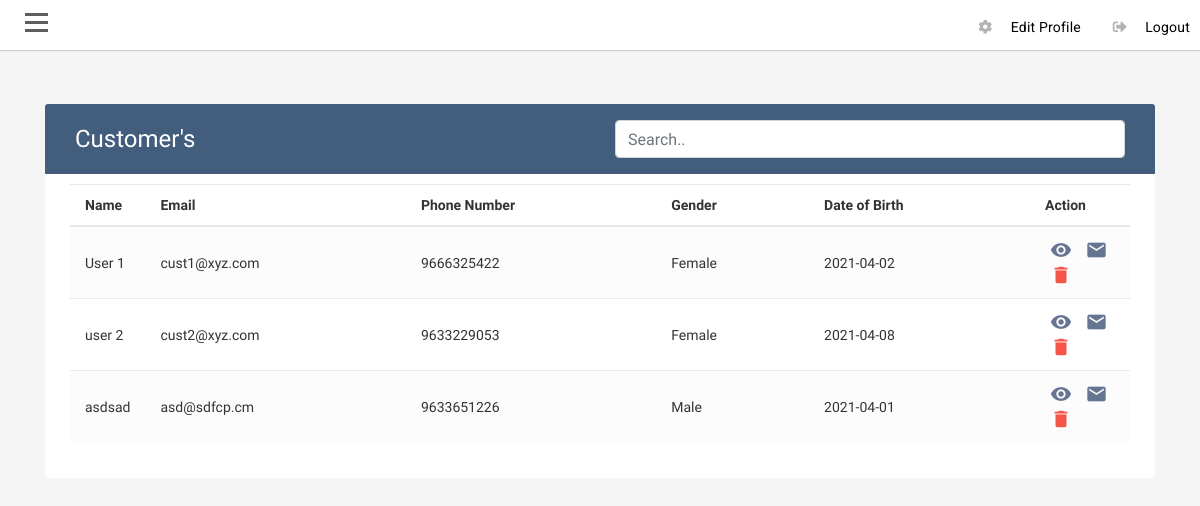
/admin/Customerview.php (signed in), run on the app's committed database.
### tables this page shows
CREATE TABLE `tbl_user` (
  `user_id` int(50) NOT NULL,
  `login_id` int(50) NOT NULL,
  `name` varchar(100) NOT NULL,
  `email` varchar(100) NOT NULL,
  `phone` varchar(50) NOT NULL,
  `gender` varchar(20) NOT NULL,
  `dob` varchar(20) NOT NULL,
  `address` varchar(250) NOT NULL,
  `pincode` int(50) NOT NULL,
  `state_id` int(11) NOT NULL,
  `city_id` int(11) NOT NULL,
  `user_latitude` int(50) DEFAULT NULL,
  `user_longitude` int(50) DEFAULT NULL,
  `status` int(10) NOT NULL
);

### fun.php (called while the page is built, shortened)
<?php
function sessioncheck(){
    if (!isset($_SESSION['loginid'])){
        return false;
    } else {
        return true;
    }
}
?>

### admin/Customerview.php (the view, shortened to what this page needs)
<?php
require('../fun.php');
$con = connect();
if(sessioncheck() == false)
{
header('Location: ../login.php');
}
else
{
   ?>
<html lang="en">
  <head>
    <link rel="stylesheet" href="https://stackpath.bootstrapcdn.com/bootstrap/4.1.3/css/bootstrap.min.css">
    <link rel="stylesheet" href="https://stackpath.bootstrapcdn.com/bootstrap/4.5.2/css/bootstrap.min.css">
    <link rel="stylesheet" href="https://stackpath.bootstrapcdn.com/bootstrap/4.5.0/css/bootstrap.min.css">
    <link rel="stylesheet" href="https://maxcdn.bootstrapcdn.com/font-awesome/4.7.0/css/font-awesome.min.css">
    <link rel="stylesheet" type="text/css" href="../css/dash_style.css">
    <link rel="stylesheet" type="text/css" href="../css/viewTbl.css">
    <link rel="stylesheet" type="text/css" href="../css/registraion_form.css">
    <link rel="stylesheet" type="text/css" href="../css/registration_form1.css">
       <link rel="stylesheet" href="https://use.fontawesome.com/releases/v5.7.2/css/all.css"
>
		 <link rel="stylesheet" href="font/font/flaticon.css">
  </head>
  <body>
  <div id="wrapper">
        <div id="page-content-wrapper">
        <div id="content">
       <div class="container-fluid p-0 px-lg-0 px-md-0">
        <nav class="navbar navbar-expand navbar-light my-navbar">
            <div type="button"  id="bar" class="nav-icon1 hamburger animated fadeInLeft is-closed" data-toggle="offcanvas">
               <span></span>
			    <span></span>
				 <span></span>
            </div>
          <ul class="navbar-nav ml-auto">
              <li class="nav-item dropdown no-arrow">
                              <a class="dropdown-item" href="#" data-toggle="modal" data-target="#EdiPassModal">
                  <i class="fas fa fa-cog fa-sm fa-fw mr-2 text-gray-400"></i>
                  Edit Profile
                </a>
            </li>
             <li class="nav-item dropdown no-arrow">
                  <a class="dropdown-item" href="#"  id="logout" data-toggle="modal" data-target="#logoutModal">
                  <i class="fas fa-sign-out-alt fa-sm fa-fw mr-2 text-gray-400"></i>
                  Logout
                </a>
            </li>
          </ul>
        </nav>
        <div class="row">
                <div class="col-md-12 mt-4">
                <div class="container-xl">
        	    <div class="table-responsive">
        		<div class="table-wrapper">
        			<div class="table-title">
        				<div class="row">
        					<div class="col-sm-6">
        						<h2>Customer's</h2>
        					</div>
        					<div class="col-sm-6">
        						<input class="form-control" id="myInput" type="text" placeholder="Search..">
        					</div>
        				</div>
        			</div>
              <table class="table table-striped table-hover">
        				<thead>
        					<tr>
        						<th>Name</th>
        						<th>Email</th>
        						<th>Phone Number</th>
        						<th>Gender</th>
        						<th>Date of Birth</th>
                    <th>Action</th>
        					</tr>
        				</thead>
        				<tbody id="myTable">
              <?php
                    $qs2=mysqli_query($con,"SELECT * FROM `tbl_user`")or die("Sign in Error");
                    if(mysqli_num_rows($qs2)>0)
                    {
                    while($sv2 = mysqli_fetch_array($qs2))
                    {
                    ?>
        					  <tr>
        						<td><?php echo $sv2['name']; ?></td>
        						<td><?php echo $sv2['email']; ?></td>
        						<td><?php echo $sv2['phone']; ?></td>
        						<td><?php echo $sv2['gender']; ?></td>
                    <td><?php echo $sv2['dob']; ?></td>
        						<td>
                      <a href="#" id="<?php echo $sv2['login_id']; ?>" class="CustViewMore" data-toggle="modal"><i class="material-icons" data-toggle="tooltip" title="View More">remove_red_eye</i></a>
                      <a href="#" id="<?php echo $sv2['login_id']; ?>" class="CustSendMail" data-toggle="modal"><i class="material-icons" data-toggle="tooltip" title="Send a Mail">mail</i></a>
                      <?php
                      if($sv2['status'])
                      {
                      ?>
                      <a href="#" id="<?php echo $sv2['login_id']; ?>" class="delete deleteCust" data-toggle="modal"><i class="material-icons" data-toggle="tooltip" title="Delete">&#xE872;</i></a>
                      <?php
                      }
                      else {
                        ?>
                        <a href="#reModel" id="<?php echo $sv2['login_id']; ?>" class="reassig reassignCust" data-toggle="modal"><i class="material-icons" data-toggle="tooltip" title="Make as Active">autorenew</i></a>
                        <?php
                      }
                      ?>
                    </td>
        					</tr>
                <?php
              }
              }
                  else
                  {
                  ?>
                  <tr>
                  <td colspan="6"><center>Not Yet Regiestered  !!!!</center></td>
                  </tr>
                  <?php
                  }
                  ?>
        				</tbody>
        			</table>
        		</div>
        	</div>
        </div>
                </div>
                </div>
      </div>
    </div>
  </div>
  </div>
  </body>
</html>
<?php } ?>

### css/dash_style.css (style rules this page uses)
body { position: relative; overflow-x:hidden; background: #f7f7fc; font-family: 'Roboto', sans-serif; }
body, html { height: 100%; }
.navbar-nav > li > a ,.submenu-box ul li a { color:black; text-transform: capitalize; font-size: 14px; padding:10px 10px 10px 20px!important; display: block; font-weight: 400; position: relative; z-index: 2; font-family: 'Roboto', sans-serif; letter-spacing: .2px; }
.navbar-nav li { display:block!important; margin:2px 0px; }
.navbar-nav > li > a i:before { margin:0px 5px 0px 0px; font-size:14px; }
#page-content-wrapper { width: 100%; transition: all 0.5s ease; }
.nav-icon1 { z-index: 999; position:relative; display: block; width:23px; margin:0px 30px 0px 25px; cursor:pointer; height: 25px; }
.nav-icon1 span { position:absolute; top:0; width:100%; height:3px; cursor:pointer; background-color:#5d5d5d; left:0; transform:rotate(0deg); transition:.30s ease-in-out; }
.nav-icon1 span:nth-of-type(1) { top:0; }
.nav-icon1 span:nth-of-type(2) { top:8px; }
.nav-icon1 span:nth-of-type(3) { top:16px; }
.my-navbar { padding:0px; background-color:white; box-shadow: 0 1px 1px 0 rgba(0,0,0,.16); }
.navbar-nav > li > a >i { font-size: 18px; color:#b3b3b3; margin:8px 0px 0px 0px; padding:0px; }
.dropdown, .dropleft, .dropright, .dropup { position: relative; }
.table td, .table th { padding: 1rem; font-size:14px; color:#333; vertical-align: top; border-top: 1px solid #dee2e6; }

### css/viewTbl.css (style rules this page uses)
body { color: #566787; background: #f5f5f5; font-family: 'Varela Round', sans-serif; font-size: 13px; }
.table-responsive { margin: 30px 0; }
.table-wrapper { background: #fff; padding: 20px 25px; border-radius: 3px; min-width: 1000px; box-shadow: 0 1px 1px rgba(0,0,0,.05); }
.table-title { padding-bottom: 15px; background: #435d7d; color: #fff; padding: 16px 30px; min-width: 100%; margin: -20px -25px 10px; border-radius: 3px 3px 0 0; }
.table-title h2 { margin: 5px 0 0; font-size: 24px; }
table.table tr th, table.table tr td { border-color: #e9e9e9; padding: 12px 15px; vertical-align: middle; }
table.table tr th:first-child { width: 60px; }
table.table tr th:last-child { width: 100px; }
table.table-striped tbody tr:nth-of-type(odd) { background-color: #fcfcfc; }
table.table td:last-child i { opacity: 0.9; font-size: 22px; margin: 0 5px; }
table.table td a { font-weight: bold; color: #566787; display: inline-block; text-decoration: none; outline: none !important; }
table.table td a.delete { color: #F44336; }
table.table td i { font-size: 19px; }

### data on the page
tbl_user: name "User 1", email "cust1@xyz.com", phone "9666325422", gender "Female", dob "2021-04-02"
tbl_user: name "user 2", email "cust2@xyz.com", phone "9633229053", gender "Female", dob "2021-04-08"
tbl_user: name "asdsad", email "asd@sdfcp.cm", phone "9633651226", gender "Male", dob "2021-04-01"
